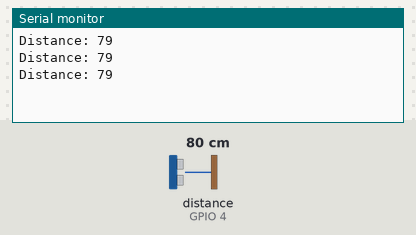
A sketch run on a simulated ESP8266 (NodeMCU). Shown: the last lines printed to the serial monitor. Wiring (inferred from the names in the program): ultrasonic range finder: trigger GPIO 5; echo GPIO 4. The inputs (shaded band) are chosen by the test bench; at power-on: distance to the obstacle (sensor on GPIO 4) 80 cm. The echo pulse lasts 58.3 µs per cm.

Above: at 1.3 s.
1.4 s: distance to the obstacle (sensor on GPIO 4) set to 2 cm
At 1.9 s:
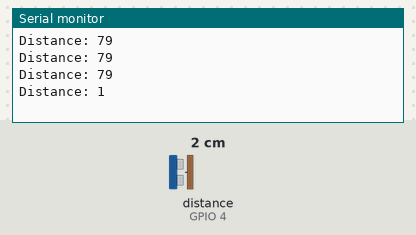
2.9 s: distance to the obstacle (sensor on GPIO 4) set to 4 cm
At 3.4 s:
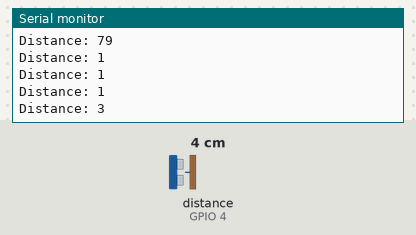
Timing chart, 0 to 5.9 s (numbered marks = the images above; inputs shaded):
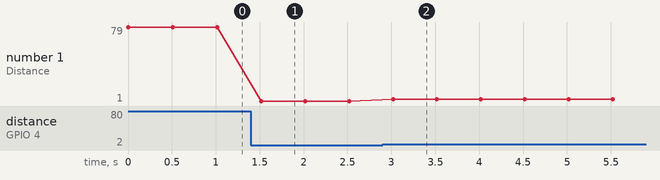

Measured:
- after the input at 1.4 s, the serial monitor: prints a new line after 0.12 s (image 1)
- after the input at 2.9 s, the serial monitor: prints a new line after 0.12 s (image 2)
- plotted number 1: 79 → 1 after the input at 1.4 s, 1 → 3 after the input at 2.9 s

The sketch:

Node_Ultra.ino
```cpp
#include <ESP8266WiFi.h>

 /*
  Created by Igor Jarc
 See http://iot-playground.com for details
 Please use community fourum on website do not contact author directly

 Code based on https://github.com/DennisSc/easyIoT-ESPduino/blob/master/sketches/ds18b20.ino

 External libraries:
 - https://github.com/adamvr/arduino-base64
 - https://github.com/milesburton/Arduino-Temperature-Control-Library

 This program is free software; you can redistribute it and/or
 modify it under the terms of the GNU General Public License
 version 2 as published by the Free Software Foundation.
 */


//#define ONE_WIRE_BUS 2  // DS18B20 pin D4
//OneWire oneWire(ONE_WIRE_BUS);
//DallasTemperature DS18B20(&oneWire);


const int trigPin = 5;   //D1
const int echoPin = 4;   //D2

// defines variables
long duration;
int dist;


void setup() {


pinMode(trigPin, OUTPUT); // Sets the trigPin as an Output
pinMode(echoPin, INPUT); // Sets the echoPin as an Input
Serial.begin(9600); // Starts the serial communication


}


void loop() {


// Clears the trigPin
digitalWrite(trigPin, LOW);
delayMicroseconds(2);

// Sets the trigPin on HIGH state for 10 micro seconds
digitalWrite(trigPin, HIGH);
delayMicroseconds(10);
digitalWrite(trigPin, LOW);

// Reads the echoPin, returns the sound wave travel time in microseconds
duration = pulseIn(echoPin, HIGH);

// Calculating the distance
dist= duration*0.034/2;
// Prints the distance on the Serial Monitor
Serial.print("Distance: ");
Serial.println(dist);
delay(500);
}
```
